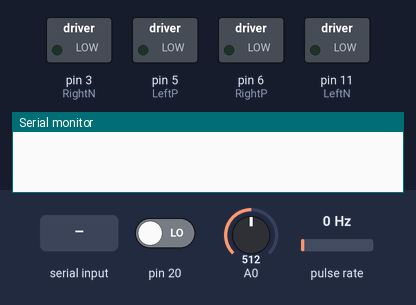
Bench run of a sketch on a simulated Arduino Uno, built with avr-gcc and run on an emulated ATmega328P. Parts: switched loads named in the sketch (green lamp = pin HIGH), the last lines printed to the serial monitor. Wiring (inferred from the names in the program): pulse sensor: data pin 2. The test bench sets the inputs (shaded band); at power-on: A0 = 512, pin 20 LOW, pulse rate 0 Hz.

Above: at 1.4 s.
1.5 s: "-\n" received over Serial
At 2.2 s:
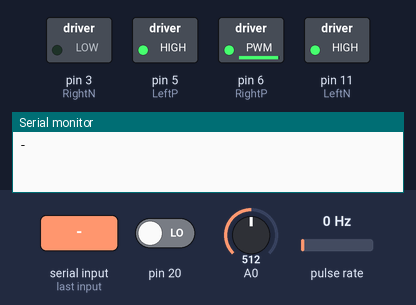
3.2 s: A0 set to 138
4.7 s: A0 set to 124
At 5.8 s:
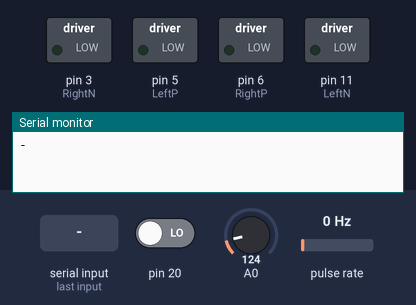
6.4 s: A0 set to 260
At 7.0 s:
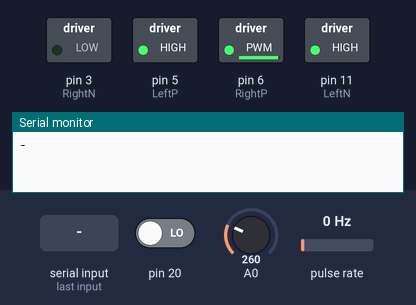
8.0 s: A0 set to 122
At 9.6 s:
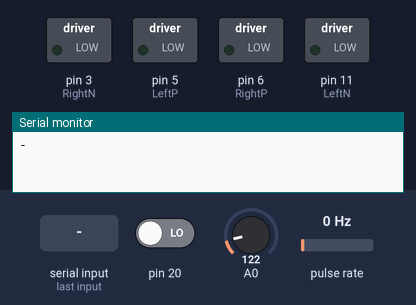
Timing chart, 0 to 10.8 s (numbered marks = the images above; inputs shaded):
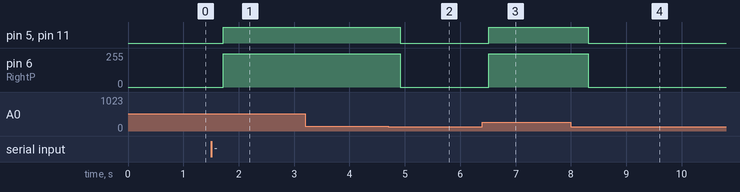

Measured:
- the behaviour switches between 131 and 130 on A0 (found by bisection; images 1 and 2)
- after the input at 1.5 s, pin 5 (LeftP), pin 11 (LeftN): LOW → HIGH after 0.22 s; pin 6 (RightP): 0/255 → 250/255 after 0.22 s
- after the input at 3.2 s, every drawn part: stays the same
- after the input at 4.7 s, pin 5 (LeftP), pin 11 (LeftN): HIGH → LOW after 0.22 s; pin 6 (RightP): 250/255 → 0/255 after 0.22 s
- after the input at 6.4 s, pin 5 (LeftP), pin 11 (LeftN): LOW → HIGH after 0.12 s; pin 6 (RightP): 0/255 → 250/255 after 0.12 s
- after the input at 8.0 s, pin 5 (LeftP), pin 11 (LeftN): HIGH → LOW after 0.32 s; pin 6 (RightP): 250/255 → 0/255 after 0.32 s

The sketch:

WallFinder-SC.ino
```cpp
/*
  定点停车程序——带速度控制
  通过串口发送数据即可启动程序，数据格式：关键字+数据（0~100，默认60），这里的关键字就是P，表示比例系数这个反馈参量，比如发送P60
  小车的速度通过10ms定时器进行稳定控制，每次重新设定新的速度，大约需要200ms才能稳定到设定值上，故定点停车主程序，采用每200ms进行一次距离检测
  需要注意的细节：定时器2的使用会影响Pin3和Pin11的PWM输出；同时定时器2中断会影响串口接收数据，故在串口接收之前，先暂停定时器2中断。
*/
#include <PinChangeInterrupt.h>     //外部中断
#include <MsTimer2.h>               //定时中断
#include <Ultrasonic.h>

Ultrasonic ultra_Front(18, 17, 11600);   // (Trig PIN, Echo Pin)  //5800->100cm
#define distanceBiasFront 5

/////////TB6612驱动引脚////////
#define RightN  3   //    AIN1  //由于定时器2的使用，Pin3和Pin11无法输出PWM，只能作为数字引脚
#define RightP  6   //    AIN2
#define LeftN   11  //    BIN1  //由于定时器2的使用，Pin3和Pin11无法输出PWM，只能作为数字引脚
#define LeftP   5   //    BIN2

/////////编码器引脚////////
#define ENCODER_L   4  //编码器采集引脚 每路2个 共4个
#define DIRECTION_L 8
#define ENCODER_R   2
#define DIRECTION_R 7

int distance_Front, Last_distance_Front, limit = 30;
volatile long Counter_Left, Counter_Right ;       //左右轮编码器数据
int Velocity_Left, Velocity_Right = 0, Velocity;  //左右轮速度，以及速度目标设定值
float Velocity_KP = 4, Velocity_KI = 0.5;         //小车速度控制的PI参数
int  maxPwm = 250, maxVel = 45;                   //maxVel = 45：10ms定时器中断时，最大转速为45
int MotorR, MotorL;                 //左右轮电机驱动电压

float serialKp = 60, kp;            //根据剩余距离，进行速度控制的比例反馈系数
unsigned int numStop;               //用于判定小车是否停止
unsigned char Flag_Stop = 0;        //停止标志位
int Battery_Voltage;                //电池电压采样变量
boolean stringComplete = false;     // 蓝牙串口接收命令完成指示
String comdata;
/**************************************************************************
  函数功能：赋值给PWM寄存器,小车的驱动函数
  入口参数：PWM
**************************************************************************/
void Driver(int motora, int motorb)
{
  if (motora > maxPwm) motora = maxPwm;
  if (motora < -maxPwm) motora = -maxPwm;
  if (motorb > maxPwm) motorb = maxPwm;
  if (motorb < -maxPwm) motorb = -maxPwm;

  if (motora > 0) analogWrite(RightP, motora), digitalWrite(RightN, LOW); //赋值给PWM寄存器
  else            analogWrite(RightP, 255 + motora), digitalWrite(RightN, HIGH); //赋值给PWM寄存器
  if (motorb > 0) analogWrite(LeftP, motorb), digitalWrite(LeftN, LOW); //赋值给PWM寄存器
  else            analogWrite(LeftP, 255 + motorb), digitalWrite(LeftN, HIGH); //赋值给PWM寄存器
}
/**************************************************************************
  函数功能：异常关闭电机
  入口参数：电压
  返回  值：1：异常  0：正常
  /**************************************************************************/
unsigned char  Turn_Off()
{
  byte temp;
  if (Flag_Stop == 1 || (Battery_Voltage < 700)) //Flag_Stop置1或者电压太低关闭电机
  {
    temp = 1;
    digitalWrite(RightP, LOW);  //电机驱动的电平控制
    digitalWrite(RightN, LOW);  //电机驱动的电平控制
    digitalWrite(LeftP, LOW);  //电机驱动的电平控制
    digitalWrite(LeftN, LOW);  //电机驱动的电平控制
  }
  else      temp = 0;
  return temp;
}

/**************************************************************************
  函数功能：增量PI控制器
  入口参数：编码器测量值，目标速度
  返回  值：电机PWM
**************************************************************************/
int Incremental_PI_Right (int Encoder, int Target)
{
  static float Bias_Right, Pwm_Right, Last_bias_Right;
  Bias_Right = Encoder - Target;                              //计算偏差
  Pwm_Right -= Velocity_KP * (Bias_Right - Last_bias_Right) + Velocity_KI * Bias_Right; //增量式PI控制器
  Last_bias_Right = Bias_Right;                               //保存上一次偏差
  if (Pwm_Right > maxPwm) Pwm_Right = maxPwm;
  if (Pwm_Right < - maxPwm) Pwm_Right = -maxPwm;
  return Pwm_Right;                                           //增量输出
}
int Incremental_PI_Left (int Encoder, int Target)
{
  static float Bias_Left, Pwm_Left, Last_bias_Left;
  Bias_Left = Encoder - Target;                                   //计算偏差
  Pwm_Left -= Velocity_KP * (Bias_Left - Last_bias_Left) + Velocity_KI * Bias_Left; //增量式PI控制器
  Last_bias_Left = Bias_Left;                                     //保存上一次偏差
  if (Pwm_Left > maxPwm) Pwm_Left = maxPwm;
  if (Pwm_Left < - maxPwm) Pwm_Left = -maxPwm;
  return Pwm_Left;                                                //增量输出
}
/*********函数功能：10ms控制函数********/
void control()
{
  distance_Front = int(ultra_Front.getDistanceInCM()) - distanceBiasFront - limit;

  if (distance_Front == Last_distance_Front && abs(distance_Front) < 10) numStop++; //判断小车是否停止
  else numStop = 0;                                                                 //
  Last_distance_Front = distance_Front;

  Velocity_Left = Counter_Left;    Counter_Left = 0;       //读取左轮编码器数据，并清零
   /*********需补充 ***********/                           //读取右轮编码器数据，并清零
  wallfinder();   //确定小车行进速度的目标值-Velocity，该函数需要补充代码
  MotorR = Incremental_PI_Right(Velocity_Right, Velocity); //速度PI控制器，根据右轮实际速度，和目标速度，算出右轮驱动电压
   /*********需补充 ***********/                           //速度PI控制器，根据左轮实际速度，和目标速度，算出左轮驱动电压
  if (Turn_Off() == 0) Driver(MotorR, MotorL);             //如果不存在异常，使能电机
  Battery_Detect();
}
/*********函数功能：监测当前电池电压，单位10mV*******/
/******Battery_Voltage<740时，表明电池电压不够*******/
void Battery_Detect()
{
  int Temp;                                     //临时变量
  static float Voltage_All;                     //电压采样相关变量
  static unsigned char Voltage_Count;           //电压采集用的计数器
  Temp = analogRead(0);   //采集一下电池电压    //A0端口 模拟读取就是0端口
  Voltage_Count++;        //平均值计数器
  Voltage_All += Temp;    //多次采样累积
  if (Voltage_Count == 20)
  {
    Battery_Voltage = Voltage_All * 0.5371 / 2; //求平均值，单位：10mV
    Voltage_All = 0;
    Voltage_Count = 0;
  }
}
/*****函数功能：外部中断读取编码器数据，具有二倍频功能 注意外部中断是跳变沿触发********/
void READ_ENCODER_L()
{
  if (digitalRead(ENCODER_L) == LOW)  //如果是下降沿触发的中断
  {
    if (digitalRead(DIRECTION_L) == LOW)      Counter_Left--;  //根据另外一相电平判定方向
    else      Counter_Left++;
  }
  else                                //如果是上升沿触发的中断
  {
    if (digitalRead(DIRECTION_L) == LOW)      Counter_Left++; //根据另外一相电平判定方向
    else     Counter_Left--;
  }
}
/*****函数功能：外部中断读取编码器数据，具有二倍频功能 注意外部中断是跳变沿触发********/
void READ_ENCODER_R()
{
  if (digitalRead(ENCODER_R) == LOW) //如果是下降沿触发的中断
  {
    if (digitalRead(DIRECTION_R) == LOW)      Counter_Right++;//根据另外一相电平判定方向
    else      Counter_Right--;
  }
  else                              //如果是上升沿触发的中断
  {
    if (digitalRead(DIRECTION_R) == LOW)      Counter_Right--; //根据另外一相电平判定方向
    else     Counter_Right++;
  }
}

/***************函数功能：开始**********/
void start(void)
{
  Velocity = 40;        //全速时约maxVel=45
  Flag_Stop = 0;
  numStop = 0;
  kp = serialKp / 100;  //serialKp来源于串口指令
}
/***************函数功能：设定小车行进的速度目标值*************/
void wallfinder()       //可以自由发挥，下面仅为示例
{
  /********* 需补充 **********/               //简单的比例反馈，根据剩余距离-distance_Front，确定当前小车速度目标设定值-Velocity
  if (Velocity > maxVel) Velocity = maxVel;   //目标速度不能大于全速运行时的最大速度
}

/***********函数功能：初始化 相当于STM32里面的Main函数************/
void setup()
{
  pinMode(RightP, OUTPUT);          //电机控制引脚
  pinMode(RightN, OUTPUT);          //电机控制引脚，
  pinMode(LeftP, OUTPUT);           //电机速度控制引脚
  pinMode(LeftN, OUTPUT);           //电机速度控制引脚

  pinMode(ENCODER_L, INPUT);       //编码器引脚
  pinMode(DIRECTION_L, INPUT);     //编码器引脚
  pinMode(ENCODER_R, INPUT);       //编码器引脚
  pinMode(DIRECTION_R, INPUT);     //编码器引脚
  delay(200);                      //延时等待初始化完成

  sei();//全局中断开启
  attachInterrupt(0, READ_ENCODER_R, CHANGE);   //开启外部中断 编码器接口1   //中断通道0,D2引脚；中断通道1,D3引脚
  attachPCINT(20, READ_ENCODER_L, CHANGE);      //开启外部中断 左轮编码器    //自编库函数，中断源为20，对应D4引脚，

  MsTimer2::set(10, control);     //使用Timer2设置10ms定时中断            //
  Serial.begin(38400);           //蓝牙控制    //开启串口
}
/******函数功能：主循环程序体*******/
void loop()
{
  long timer;
  if (stringComplete == true)
  {
    stringComplete = false;
    MsTimer2::start();          //
    start();
    timer = millis();
    Serial.print(comdata);
    while (numStop < 3)       //判定小车是否停止
    {
      delay(100);
    }
    Flag_Stop = 1;
    Serial.print("End: ");
    Serial.print(distance_Front);   //回传剩余距离
    Serial.print("cm, ");
    Serial.print(millis() - timer); //回传耗时
    Serial.println("ms");
  }
  delay(20);
  MsTimer2::stop();                 //
}

/****函数功能：串口接收中断******/
void serialEvent()
{
  int data, k = 0, sign = 1;
  char inChar;
  int SerialStart = 0;
  comdata = "";
  SerialStart = Serial.available();
  while (SerialStart > 0)
  {
    inChar = Serial.read();    // get the new byte:
    comdata += inChar;
    delay(2);
    data = int(inChar - 48);
    if (data >= 0 && data <= 9)   //数据格式：关键字+数据，例如P60,即serialKp = 60；
    {
      switch (k)
      {
        case 0: break;
        case 1: serialKp = serialKp * 10 + data * sign; break;
        default: break;
          //可以任意定义其他传送通道
      }
    }
    switch (inChar)
    {
      case 'P': k = 1; serialKp = 0; sign = 1; break;
      case '-': sign = -1; break;
      case '\n': stringComplete = true; SerialStart = Serial.available(); break;
      default: break;
        //可以任意定义其他传送通道
    }
  }
}
```
